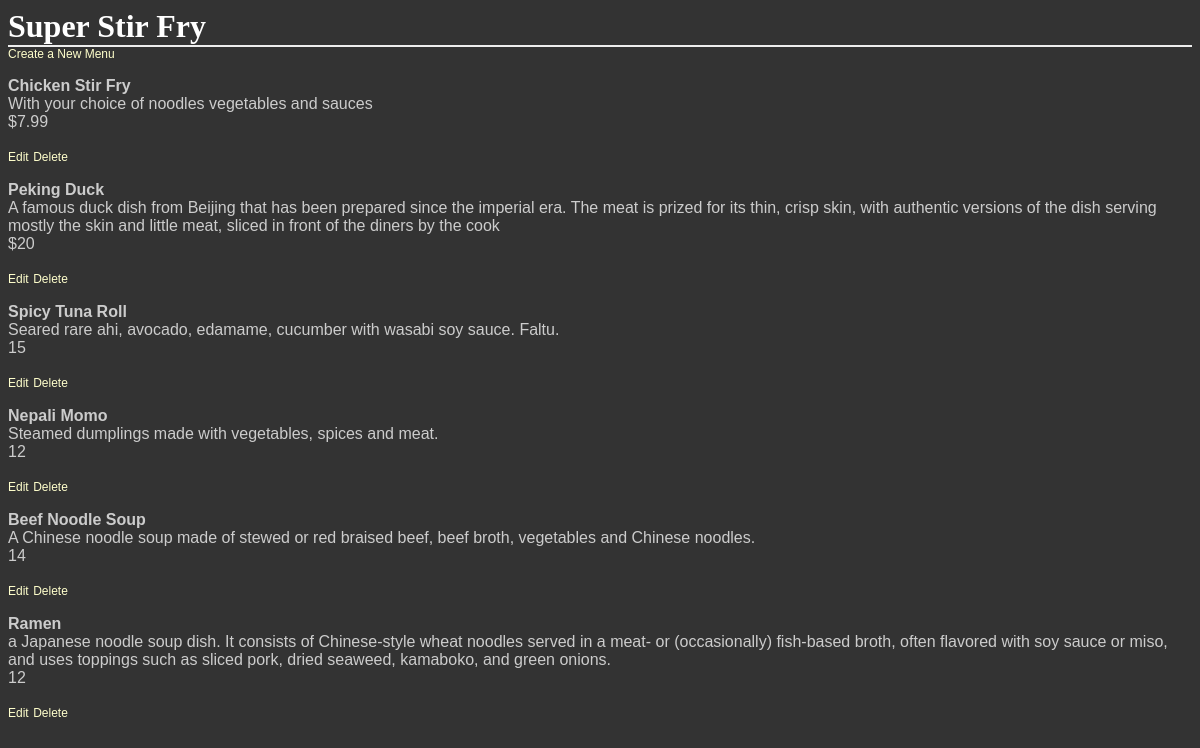
Page /restaurant/4 on the committed database.
### database_setup.py (models this page shows, shortened)
class Restaurant(Base):
    __tablename__ = 'restaurant'
    name = Column(String(80),nullable = False)
    id = Column(Integer,primary_key=True)

class MenuItem(Base):
    __tablename__ = 'menu_item'
    name = Column(String(80),nullable=False)
    id = Column(Integer,primary_key=True)
    course = Column(String(250))
    description = Column(String(250))
    price = Column(String(8))
    restaurant_id = Column(Integer,ForeignKey('restaurant.id'))
    restaurant = relationship(Restaurant)

### server.py (the view)
@app.route('/restaurant/<int:restid>')
def ShowMenu(restid):
    try:
        rest = session.query(Restaurant).filter_by(id=restid).one()
        allmenu = session.query(MenuItem).filter_by(restaurant_id=restid)
    except exc.NoResultFound:
        abort(404)
    output = render_template('menu.html',restaurant=rest,items=allmenu)
    return output

### templates/menu.html
<html>
<head>
    <link rel=stylesheet type=text/css href="{{ url_for('static', filename='styles.css') }}">
</head>
<body>
<h1>{{restaurant.name}}</h1>
<a href={{url_for('newMenuItem',rest_id=restaurant.id)}}>Create a New Menu</a>
{% for i in items %}
<div>
<p><b>{{i.name}}</b><br/>
{{i.description}}<br/>
{{i.price}} </p>
<a href="{{url_for('editMenuItem',rest_id=restaurant.id,menu_id=i.id)}}">Edit</a>
<a href="/delete">Delete</a>
</div>
{% endfor %}
</body>
</html>

### static/styles.css (style rules this page uses)
body { font-family: sans-serif; background-image: url('img3.jpg'); background-color: #333333 }
h1, h2, h3, h4 { color: #FFFFFF; }
h1, h2 { font-family: 'Georgia', serif; margin: 0; }
h1 { border-bottom: 2px solid #eee; }
p, dd, dt { color: #CCCCCC; }
a { text-decoration: none; color:#FFFFCC; font-size: .75em; }

### rows in the picture
Restaurant: name "Super Stir Fry"
MenuItem: name "Chicken Stir Fry", description "With your choice of noodles vegetables and sauces", price "$7.99"
MenuItem: name "Peking Duck", description "A famous duck dish from Beijing that has been prepared since the imperial era. The meat is prized for its thin, crisp skin, with authentic versions of the dish serving mostly the skin and little meat, sliced in front of the diners by the cook", price "$20"
MenuItem: name "Spicy Tuna Roll", description "Seared rare ahi, avocado, edamame, cucumber with wasabi soy sauce. Faltu.", price "15"
MenuItem: name "Nepali Momo", description "Steamed dumplings made with vegetables, spices and meat.", price "12"
MenuItem: name "Beef Noodle Soup", description "A Chinese noodle soup made of stewed or red braised beef, beef broth, vegetables and Chinese noodles.", price "14"
MenuItem: name "Ramen", description "a Japanese noodle soup dish. It consists of Chinese-style wheat noodles served in a meat- or (occasionally) fish-based broth, often flavored with soy sauce or miso, and uses toppings such as sliced pork, dried seaweed, kamaboko, and green onions.", price "12"
